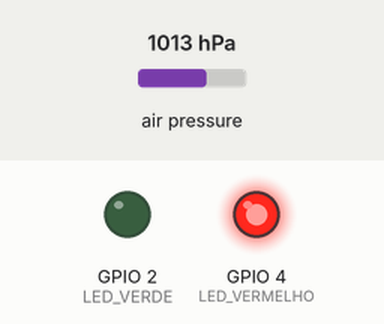
A sketch run on a simulated ESP32. Parts: output pins drawn as LEDs (lit = HIGH). Inputs (shaded band) come from the test bench; at power-on: air pressure 1013 hPa. WiFi joins after 1.5 s; servers stay silent unless stated; uploads are accepted with an empty reply.

Above: at 0.1 s.
At 0.6 s:
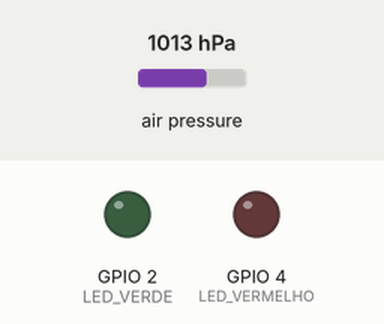
At 1.6 s:
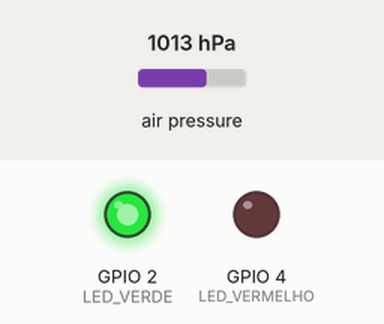
Timing chart, 0 to 3.1 s (numbered marks = the images above):
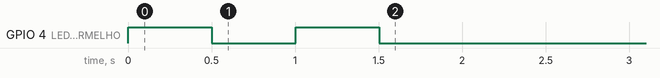

The sketch:

adad_main.ino
```cpp
#include <WiFi.h>
#include <WebServer.h>
#include <ESPmDNS.h>
#include <ArduinoOTA.h>
#include <Wire.h>
#include <Adafruit_BME280.h>
#include <HTTPClient.h>
#include <ArduinoJson.h>

// --- CONFIGURAÇÕES ---
#define LED_VERDE 2
#define LED_VERMELHO 4
const char* ssid     = "Nome da Rede Ficticia";// Nome do Wifi Local
const char* password = "Senha Ficticia"; //Senha do Wifi Local
const char* hgKey    = "Chave Ficticia"; // Chave da API

// --- OBJETOS ---
Adafruit_BME280 bme;
WebServer server(80);

// --- VARIÁVEIS GLOBAIS (LOCAL) ---
float altitudeSJP = 905.0;
float tempMaxima = -100.0, tempMinima = 100.0, ultimaPressao = 0;
String previsaoLocal = "Calculando...";

// --- VARIÁVEIS GLOBAIS (AEROPORTO SBCT) ---
float tempAero = 0;
int umidAero = 0;
float pressaoAero = 0;
String ventoAero = "", ventoDir = "", nascerSol = "", porSol = "", condicaoAero = "";
bool alertaRaios = false;
String statusAPI = "Aguardando...";

void verificarAeroporto() {
  if (WiFi.status() == WL_CONNECTED) {
    HTTPClient http;
    // Buscando dados de SJP (Aeroporto Afonso Pena - SBCT)
    String url = "http://api.hgbrasil.com/weather?key=" + String(hgKey) + "&city_name=Sao_Jose_dos_Pinhais,PR";

    http.begin(url);
    int httpCode = http.GET();

    if (httpCode > 0) {
      String payload = http.getString();
      DynamicJsonDocument doc(2048);
      deserializeJson(doc, payload);

      JsonObject results = doc["results"];
      tempAero     = results["temp"];
      umidAero     = results["humidity"];
      pressaoAero  = results["pressure"];
      ventoAero    = results["wind_speedy"].as<String>();
      ventoDir     = results["wind_direction"].as<String>();
      nascerSol    = results["sunrise"].as<String>();
      porSol       = results["sunset"].as<String>();
      condicaoAero = results["description"].as<String>();

      // Lógica de Detecção de Raios/Tempestade
      int code = results["condition_code"];
      // Códigos 3, 4 e 37-47 na HG Brasil referem-se a tempestades/raios
      if (code == 3 || code == 4 || (code >= 37 && code <= 47)) {
        alertaRaios = true;
      } else {
        alertaRaios = false;
      }
      statusAPI = "✅ SBCT Atualizado às " + results["time"].as<String>();
    } else {
      statusAPI = "❌ Erro API: " + http.errorToString(httpCode);
    }
    http.end();
  }
}

void handleRoot() {
  float t = bme.readTemperature();
  float h = bme.readHumidity();
  float pRaw = bme.readPressure() / 100.0F;
  float pMar = pRaw * pow(1 - ((0.0065 * altitudeSJP) / (t + (0.0065 * altitudeSJP) + 273.15)), -5.257);

  if (t > tempMaxima && t < 60) tempMaxima = t;
  if (t < tempMinima && t > -40) tempMinima = t;

  String html = "<html><head><meta charset='UTF-8' http-equiv='refresh' content='30'>";
  html += "<style>body{font-family:sans-serif; background:#0f172a; color:#e2e8f0; text-align:center; padding:10px;}";
  html += ".container{display:flex; justify-content:center; gap:15px; flex-wrap:wrap; margin-top:20px;}";
  html += ".card{background:#1e293b; padding:20px; border-radius:15px; width:320px; border-top: 5px solid;}";
  html += ".local{border-color:#10b981;} .aero{border-color:#3b82f6;}";
  html += ".alert{background:#ef4444; color:white; padding:10px; border-radius:10px; margin-bottom:10px; animation:blink 1s infinite;}";
  html += "@keyframes blink{0%{opacity:1;} 50%{opacity:0.4;} 100%{opacity:1;}}";
  html += "h1{margin-bottom:0; color:#10b981;} .status{font-size:0.7em; color:#94a3b8;}</style></head><body>";

  html += "<h1>Estação Adad SJP</h1><p class='status'>" + statusAPI + "</p>";

  // Alerta de Raios no topo se detectado usando como referencia os dados do Aeroporto
  if (alertaRaios) {
    html += "<div class='container'><div class='alert'>⚡ ALERTA: RAIOS E TEMPESTADE EM SBCT</div></div>";
  }

  html += "<div class='container'>";

  // COLUNA 1: DADOS LOCAIS (ADAD)
  html += "<div class='card local'><h2>🏠 Minha Casa</h2>";
  html += "<p style='font-size:1.5em; color:#10b981;'><b>" + String(t) + " °C</b></p>";
  html += "<p>💧 Umidade: " + String(h, 1) + "%</p>";
  html += "<p>⚓ Pressão: " + String(pMar, 1) + " hPa</p>";
  html += "<hr><p>🔮 " + previsaoLocal + "</p>";
  html += "<p style='font-size:0.8em;'>Mín: " + String(tempMinima, 1) + "° | Máx: " + String(tempMaxima, 1) + "°</p></div>";

  // COLUNA 2: DADOS AEROPORTO (SBCT)
  html += "<div class='card aero'><h2>✈️ Aeroporto</h2>";
  html += "<p style='font-size:1.5em; color:#3b82f6;'><b>" + String(tempAero, 0) + " °C</b></p>";
  html += "<p>🌬️ Vento: " + ventoAero + " (" + ventoDir + "°)</p>";
  html += "<p>⚓ Pressão: " + String(pressaoAero, 0) + " hPa</p>";
  html += "<p>☁️ Céu: " + condicaoAero + "</p>";
  html += "<hr><p>🌅 " + nascerSol + " | 🌇 " + porSol + "</p></div>";

  html += "</div></body></html>";
  server.send(200, "text/html", html);
}

void setup() {
  Serial.begin(115200);
  pinMode(LED_VERDE, OUTPUT);
  pinMode(LED_VERMELHO, OUTPUT);

  if (!bme.begin(0x76)) { while (1); }

  WiFi.begin(ssid, password);
  while (WiFi.status() != WL_CONNECTED) {
    digitalWrite(LED_VERMELHO, !digitalRead(LED_VERMELHO));
    delay(500);
  }
  digitalWrite(LED_VERMELHO, LOW);
  digitalWrite(LED_VERDE, HIGH);

  ArduinoOTA.setHostname("adad-sjp");
  ArduinoOTA.setPassword("adad123");
  ArduinoOTA.begin();

  MDNS.begin("adad");
  server.on("/", handleRoot);
  server.begin();

  verificarAeroporto(); // Primeira carga de dados
}

void loop() {
  ArduinoOTA.handle();
  server.handleClient();

  // Lógica de 60 segundos: Previsão Local + Verificação de Alertas
  static unsigned long timerGeral = 0;
  if (millis() - timerGeral > 60000) {
    // 1. Previsão Barométrica Local
    float pAtual = bme.readPressure() / 100.0F;
    if (ultimaPressao > 0) {
      float delta = pAtual - ultimaPressao;
      if (delta < -0.15) previsaoLocal = "⛈️ Queda de Pressão (Chuva)";
      else if (delta > 0.15) previsaoLocal = "☀️ Pressão Subindo (Sol)";
      else previsaoLocal = "☁️ Estável";
    }
    ultimaPressao = pAtual;

    // 2. Contador para atualizar API a cada 15 minutos (900.000 ms)
    static int contMinutos = 0;
    contMinutos++;
    if (contMinutos >= 15) {
      verificarAeroporto();
      contMinutos = 0;
    }
    timerGeral = millis();
  }

  // 3. Alarme Físico (LED Vermelho pisca se houver raios ou chuva iminente)
  if (alertaRaios || previsaoLocal.indexOf("⛈️") >= 0) {
    digitalWrite(LED_VERMELHO, (millis() / 500) % 2); // Pisca a cada 500ms
  } else {
    digitalWrite(LED_VERMELHO, LOW);
  }

  delay(10);
}
```
